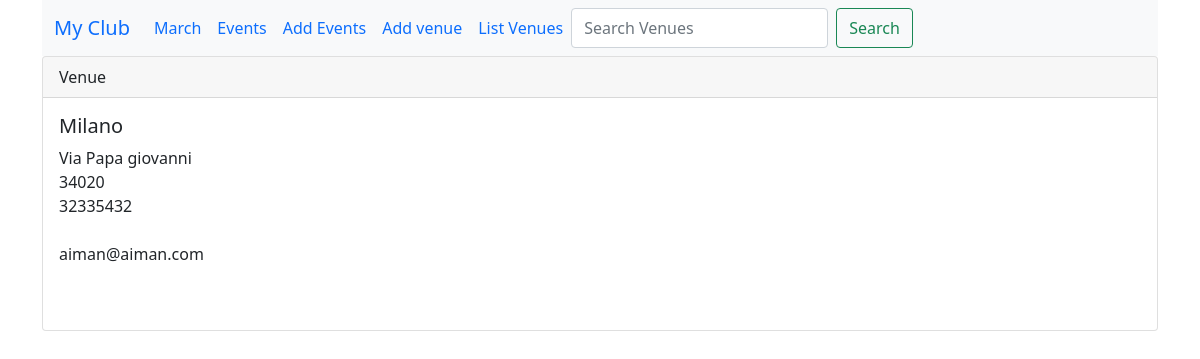
The page /show_venue/2 on the database as committed earlier.
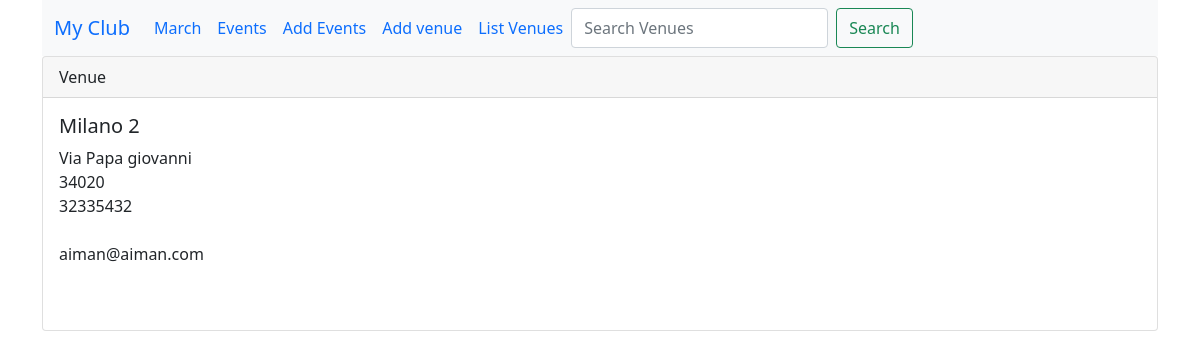
The same page on the database as committed later.
### events/models.py (models this page shows)
class Venue(models.Model): #fields to use in form too
    name = models.CharField('Venue Name', max_length=120)
    address = models.CharField(max_length=300)
    zip_code = models.CharField(max_length=15,blank=True )
    phone = models.CharField('Contact Phone', max_length=15, blank=True)
    web = models.URLField('Website Address', max_length=200, blank=True)
    email_address = models.EmailField('Email')
    def __str__(self):
        return self.name

### events/views.py (the view)
# urls.py: path('show_venue/<venue_id>', views.show_venue, name='show-venue'),
def show_venue(request, venue_id):
    venue = Venue.objects.get(pk=venue_id)
    return render(request, 'show_venue.html', {'venue': venue})

### events/templates/show_venue.html
{% extends 'base.html' %}
{% block content %}
        <div class="card">
            <div class="card-header">
                Venue
            </div>
            <div class="card-body">
                <h5 class="card-title"> {{venue}}</h5>
                <p class="card-text">
                    {{venue.address}}<br>
                    {{venue.zip_code}}<br>
                    {{venue.phone}}<br>
                    <a href="{{venue.web}}"></a><br>
                    {{venue.email_address}}<br>
	<br/>
{% endblock %}

Rows that differ between the two databases and show on the page:
changed Venue "Via Papa giovanni": name "Milano" → "Milano 2"
